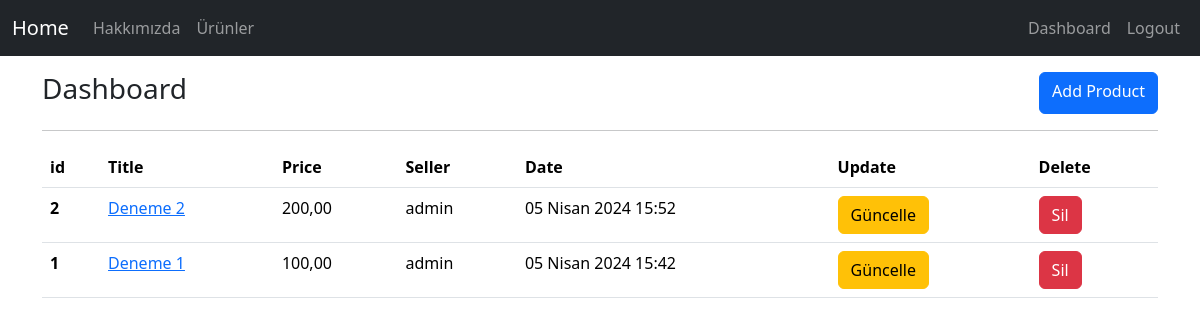
The app's page /products/dashboard/ (signed in), older data.
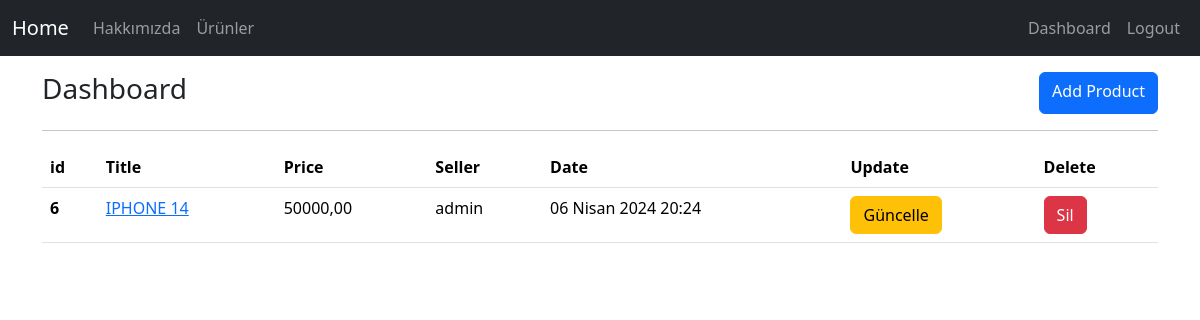
The same page, newer data.
### product/models.py (models this page shows, shortened)
class Product(models.Model):
    seller = models.ForeignKey("auth.User", on_delete = models.CASCADE, verbose_name = "Satıcı") # User silindiğinde ona ait olanlarda silinir.
    title = models.CharField(max_length = 50, verbose_name = "Ürün Adı")
    price = models.DecimalField(max_digits=10, decimal_places=2, verbose_name="Fiyat")
    content = models.TextField(verbose_name = "İçerik")
    created_date = models.DateTimeField(auto_now_add = True, verbose_name = "Oluşturulma Tarihi") # Eklenme Tarihi
    product_image = models.FileField(blank=True, null=True, verbose_name = "Fotoğraf")
    class Meta:
        ordering = ['-created_date']

### product/views.py (the view)
# urls.py: path("dashboard/", views.dashboard, name="dashboard"),
@login_required(login_url="user:login")
def dashboard(request):
    products = Product.objects.filter(seller = request.user)
    context = {
        "products":products
    }
    return render(request, "dashboard.html", context)

### templates/dashboard.html
{% extends "layout.html" %}
{% block body %}
<div class="d-flex justify-content-between">
    <h3>Dashboard</h3>
    <a href="{% url 'product:addproduct'%}" class="btn btn-primary">Add Product</a>
</div>
<hr>
{% if products %}
    <table class="table">
        <thead>
            <tr>
                <th scope="col">id</th>
                <th scope="col">Title</th>
                <th scope="col">Price</th>
                <th scope="col">Seller</th>
                <th scope="col">Date</th>
                <th scope="col">Update</th>
                <th scope="col">Delete</th>
            </tr>
        </thead>
        <tbody>
            {% for product in products %}
                <tr>
                    <th scope="row">{{product.id}}</th>
                    <td><a href="{% url 'product:detail' product.id %}">{{product.title}}</a></td>
                    <td>{{product.price}}</td>
                    <td>{{product.seller.username}}</td>
                    <td>{{product.created_date}}</td>
                    <td><a href="{% url 'product:update' product.id %}" class = "btn btn-warning">Güncelle</a></td>
                    <td><a href="{% url 'product:delete' product.id %}" class = "btn btn-danger">Sil</a> </td>
                </tr>
            {% endfor %}
        </tbody>
    </table>
{% else %}
    <div class = "alert alert-danger mt-3">
        Ürün yok.
    </div>
{% endif %}
{% endblock body %}

Row changes from the older to the newer data that the page shows:
removed Product: id "2", title "Deneme 2", price "200,00", seller.username "admin", created_date "05 Nisan 2024 15:52"
removed Product: id "1", title "Deneme 1", price "100,00", seller.username "admin", created_date "05 Nisan 2024 15:42"
added Product: id "6", title "IPHONE 14", price "50000,00", seller.username "admin", created_date "06 Nisan 2024 20:24"
